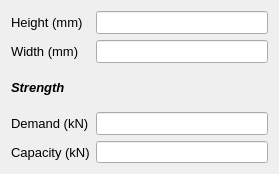
<?xml version="1.0" encoding="UTF-8"?>
<ui version="4.0">
 <class>Dialog</class>
 <widget class="QDialog" name="Dialog">
  <property name="geometry">
   <rect>
    <x>0</x>
    <y>0</y>
    <width>279</width>
    <height>174</height>
   </rect>
  </property>
  <property name="windowTitle">
   <string>Web splice plate</string>
  </property>
  <layout class="QGridLayout" name="gridLayout">
   <item row="0" column="1">
    <widget class="QLineEdit" name="txt_plateHeight_2">
     <property name="font">
      <font>
       <pointsize>10</pointsize>
       <weight>50</weight>
       <bold>false</bold>
      </font>
     </property>
     <property name="readOnly">
      <bool>true</bool>
     </property>
    </widget>
   </item>
   <item row="3" column="0">
    <widget class="QLabel" name="label_163">
     <property name="font">
      <font>
       <pointsize>10</pointsize>
       <weight>50</weight>
       <bold>false</bold>
      </font>
     </property>
     <property name="focusPolicy">
      <enum>Qt::NoFocus</enum>
     </property>
     <property name="text">
      <string>&lt;html&gt;&lt;head/&gt;&lt;body&gt;&lt;p&gt;Demand (kN)&lt;/p&gt;&lt;/body&gt;&lt;/html&gt;</string>
     </property>
    </widget>
   </item>
   <item row="1" column="0">
    <widget class="QLabel" name="label_3">
     <property name="font">
      <font>
       <pointsize>10</pointsize>
       <weight>50</weight>
       <bold>false</bold>
      </font>
     </property>
     <property name="text">
      <string>Width (mm)</string>
     </property>
    </widget>
   </item>
   <item row="0" column="0">
    <widget class="QLabel" name="plateHeight_2">
     <property name="font">
      <font>
       <pointsize>10</pointsize>
       <weight>50</weight>
       <bold>false</bold>
      </font>
     </property>
     <property name="text">
      <string>Height (mm)</string>
     </property>
    </widget>
   </item>
   <item row="3" column="1">
    <widget class="QLineEdit" name="txt_plateStrength_2">
     <property name="font">
      <font>
       <pointsize>10</pointsize>
       <weight>50</weight>
       <bold>false</bold>
      </font>
     </property>
     <property name="readOnly">
      <bool>true</bool>
     </property>
    </widget>
   </item>
   <item row="1" column="1">
    <widget class="QLineEdit" name="txt_plateWidth_2">
     <property name="font">
      <font>
       <pointsize>10</pointsize>
       <weight>50</weight>
       <bold>false</bold>
      </font>
     </property>
     <property name="readOnly">
      <bool>true</bool>
     </property>
    </widget>
   </item>
   <item row="2" column="0">
    <widget class="QLabel" name="label">
     <property name="font">
      <font>
       <family>MS Shell Dlg 2</family>
       <pointsize>10</pointsize>
       <weight>75</weight>
       <italic>true</italic>
       <bold>true</bold>
      </font>
     </property>
     <property name="text">
      <string>Strength</string>
     </property>
    </widget>
   </item>
   <item row="4" column="0">
    <widget class="QLabel" name="label_2">
     <property name="font">
      <font>
       <family>MS Shell Dlg 2</family>
       <pointsize>10</pointsize>
      </font>
     </property>
     <property name="text">
      <string>Capacity (kN)</string>
     </property>
    </widget>
   </item>
   <item row="4" column="1">
    <widget class="QLineEdit" name="lineEdit"/>
   </item>
  </layout>
 </widget>
 <resources/>
 <connections/>
</ui>
